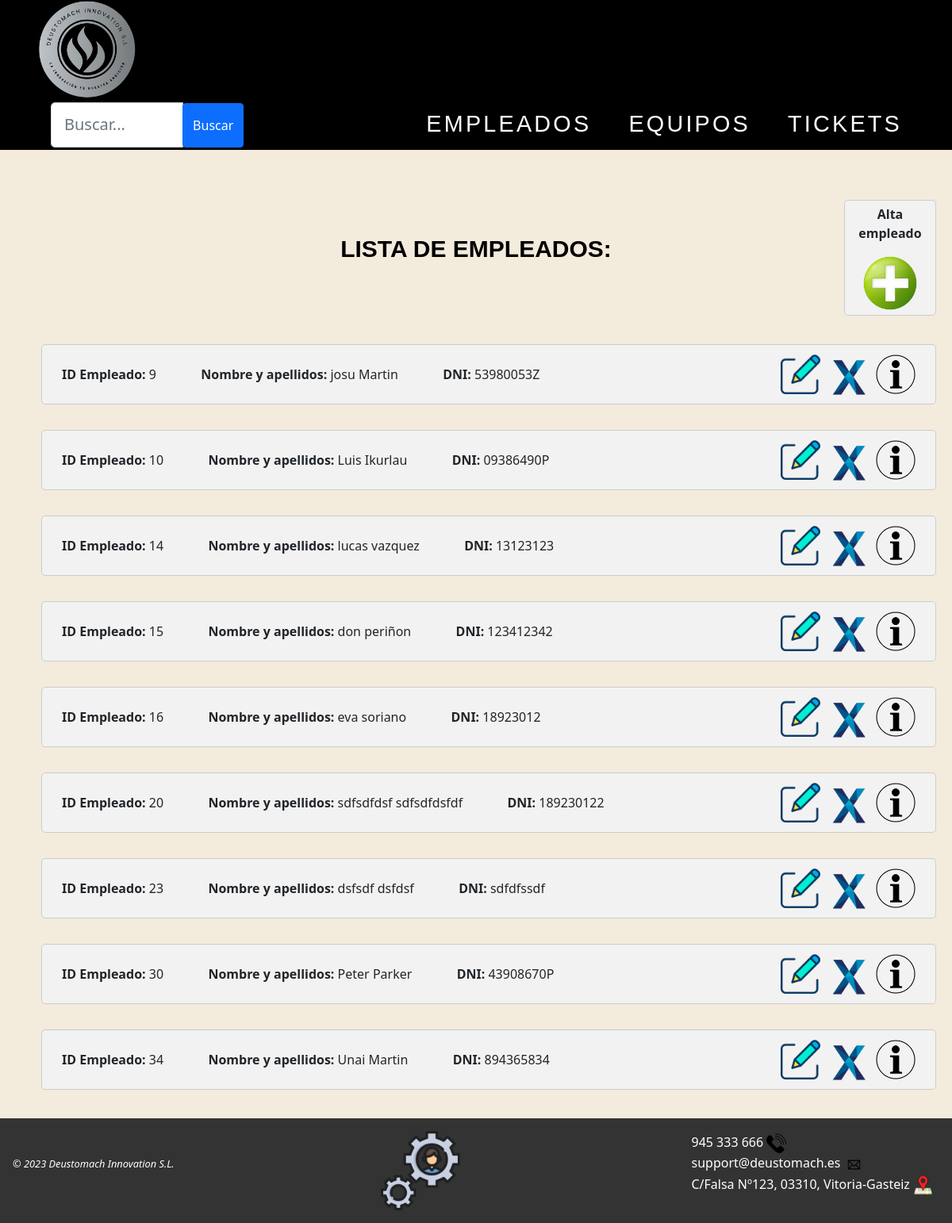
/AppWeb/listadoEmpleados/, run on an earlier commit of the app's database.
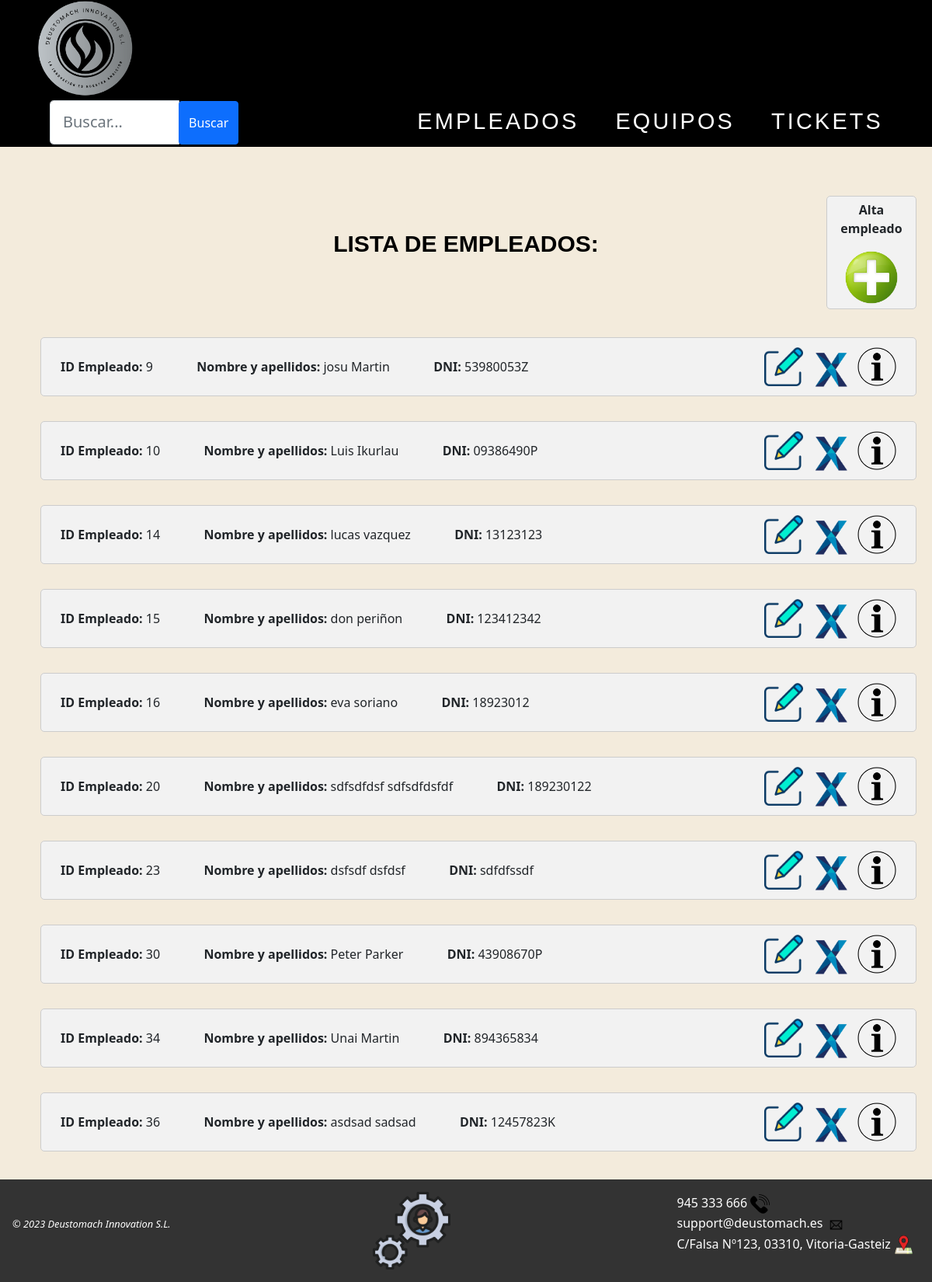
And on a later commit of the database.
### AppWeb/models.py (models this page shows, shortened)
class Empleado(models.Model):
    dni = models.CharField(max_length=9, unique=True)
    nombre = models.CharField(max_length=15)
    apellidos = models.CharField(max_length=25)
    email = models.CharField(max_length=30)
    telefono = models.IntegerField(default=0)

### AppWeb/views.py (the view)
# urls.py: path('AppWeb/listadoEmpleados/', views.ListaEmpleado.as_view(), name='listado-empleado'),
class ListaEmpleado(ListView):
    model = Empleado
    template_name = 'listadoEmpleados.html'
    context_object_name = 'empleados'
    def get_queryset(self):
        queryset = super().get_queryset()
        busqueda = self.request.GET.get("buscar")
        if busqueda:
            queryset = queryset.filter(
                Q(dni__icontains=busqueda) |
                Q(nombre__icontains=busqueda) |
                Q(apellidos__icontains=busqueda)
            ).distinct()
        return queryset

### AppWeb/Templates/listadoEmpleados.html (shortened to what this page needs)
{% extends "homeEmpleados.html" %}
{% load static %}
{% block contenido %}
<div class="contenido">
    <div id="totalalta">
        <div id="titulos">
            <h1>LISTA DE EMPLEADOS:</h1>
        </div>
        <div id="mas">
            <p><b>Alta empleado</b></p>
            <a href="{% url 'gestion:crear-empleado' %}"><img class="centrado" src="{% static 'images/añadirusr.png' %}"
                    width="70px" title="Crear un empleado nuevo"></a>
        </div>
    </div>
    {% if object_list %}
    {% for emp in object_list %}
    <ul>
        <div class="objetos">
            <span><b>ID Empleado: </b>{{emp.id}} </span> &emsp;&emsp;&emsp;
            <span><b>Nombre y apellidos: </b>{{emp.nombre}} {{emp.apellidos}} </span> &emsp;&emsp;&emsp;
            <span><b>DNI: </b>{{ emp.dni }} </span>
            <a id="objetos1" href="{% url 'gestion:detalle-empleado' emp.id %}"><img
                    src="{% static 'images/info.png' %}" title="Pulsa para ver los detalles del empleado"
                    width="50px"></a>
            <a id="objetos1" href="{% url 'gestion:borrar-empleado' emp.id %}"><img
                    src="{% static 'images/delete.png' %}" title="Haz clic para eliminar al empleado" width="50px"></a>
            <a id="objetos1" href="{% url 'gestion:modificar-empleado' emp.id %}"><img
                    src="{% static 'images/editar.png' %}" title="Haz clic para editar este empleado" width="50px"></a>
        </div>
    </ul>
    {% endfor %}
    {% else %}
    <h1>No hay empleados disponibles</h1>
    {% endif %}
</div>
{% endblock %}

What changed in the data, as far as the page shows it:
added Empleado: id "36", nombre "asdsad", apellidos "sadsad", dni "12457823K"
